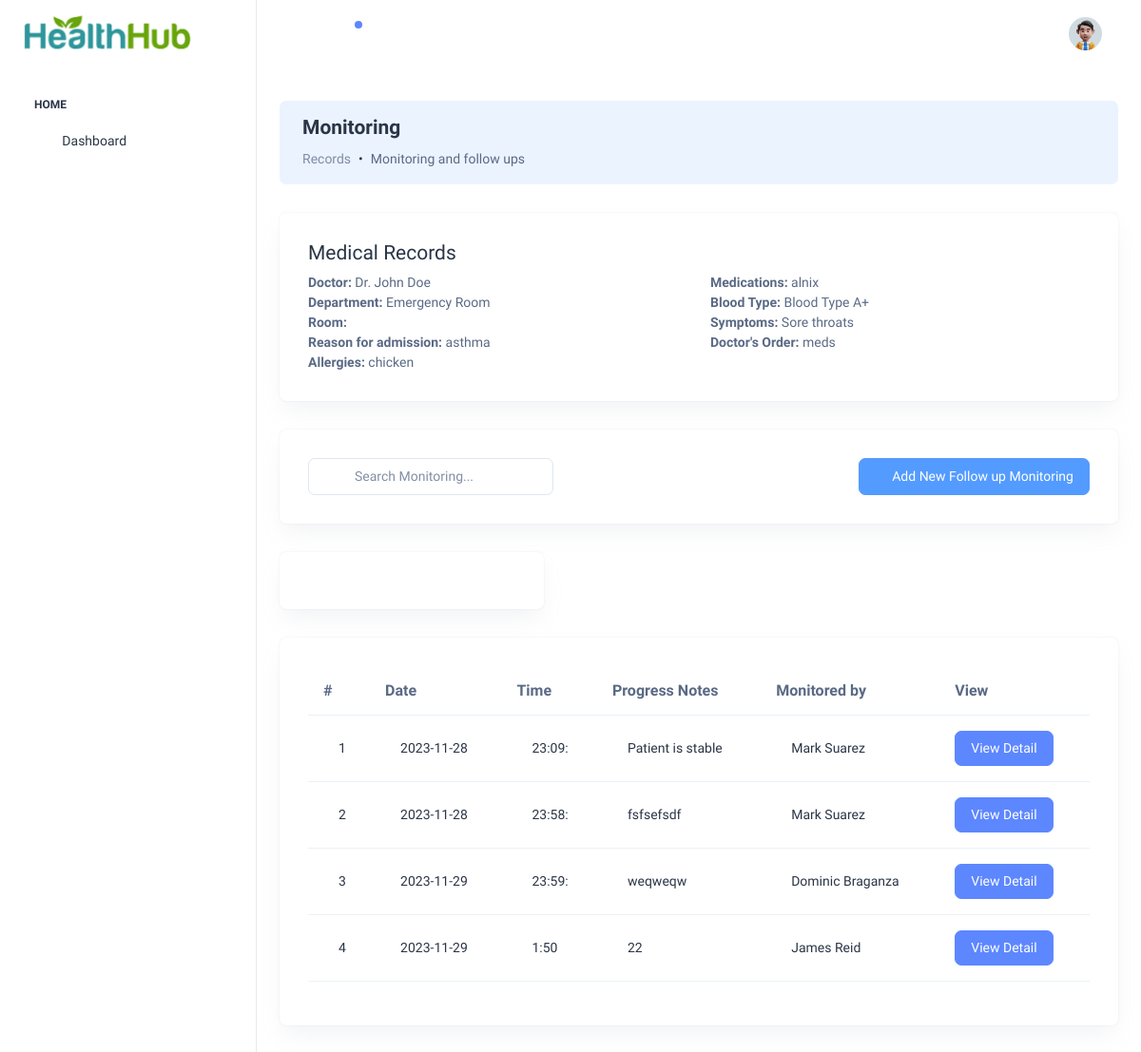
/pages/monitoring-list.php?mrId=5, run on the app's committed database.
### tables this page shows
CREATE TABLE `account` (
  `Id` tinyint(11) NOT NULL AUTO_INCREMENT,
  `username` varchar(100) NOT NULL DEFAULT '',
  `password` varchar(100) NOT NULL,
  `firstName` varchar(150) DEFAULT NULL,
  `lastName` varchar(150) DEFAULT NULL,
  `status` varchar(255) DEFAULT 'Inactive',
  `role` varchar(20) DEFAULT 'Customer',
  `dateAdded` date DEFAULT NULL,
  `drSpecialtyId` int(11) DEFAULT NULL,
  `nHeadNurseId` int(11) DEFAULT NULL,
  `departmentId` int(11) DEFAULT NULL,
  `shiftStart` time DEFAULT NULL,
  `shiftEnd` time DEFAULT NULL,
  PRIMARY KEY (`Id`)
);

CREATE TABLE `department` (
  `Id` int(11) NOT NULL AUTO_INCREMENT,
  `name` varchar(255) DEFAULT NULL,
  PRIMARY KEY (`Id`)
);

CREATE TABLE `medical_record` (
  `Id` int(11) NOT NULL AUTO_INCREMENT,
  `patientId` int(11) DEFAULT NULL,
  `doctorId` int(11) DEFAULT NULL,
  `reasonForAdmission` varchar(255) DEFAULT NULL,
  `allergies` varchar(255) DEFAULT NULL,
  `medications` varchar(255) DEFAULT NULL,
  `bloodType` varchar(255) DEFAULT NULL,
  `symptomId` int(11) DEFAULT NULL,
  `doctorsOrders` text,
  `dateAdded` date DEFAULT NULL,
  `status` varchar(255) DEFAULT 'Admitted',
  `room` varchar(255) DEFAULT NULL,
  `departmentId` int(11) DEFAULT NULL,
  `nurseId` int(11) DEFAULT NULL,
  PRIMARY KEY (`Id`)
);

CREATE TABLE `symptom` (
  `Id` int(11) NOT NULL AUTO_INCREMENT,
  `name` varchar(255) DEFAULT NULL,
  PRIMARY KEY (`Id`)
);

CREATE TABLE `follow_up` (
  `Id` int(11) NOT NULL AUTO_INCREMENT,
  `mrId` int(11) DEFAULT NULL,
  `temperature` varchar(255) DEFAULT NULL,
  `bloodPressure` varchar(255) DEFAULT NULL,
  `respiratoryRate` varchar(255) DEFAULT NULL,
  `oxygen` varchar(255) DEFAULT NULL,
  `cardiacRate` varchar(255) DEFAULT NULL,
  `medications` varchar(255) DEFAULT NULL,
  `observations` varchar(255) DEFAULT NULL,
  `recommendations` text,
  `dateAdded` date DEFAULT NULL,
  `monitoredBy` int(11) DEFAULT NULL,
  `timeAdded` varchar(6) DEFAULT NULL,
  PRIMARY KEY (`Id`)
);

### config/Models.php (called while the page is built, shortened)
<?php
include "CRUD.php";
function account() {
	$crud = new CRUD;
	$crud->table = "account";
	return $crud;
}
function department() {
	$crud = new CRUD;
	$crud->table = "department";
	return $crud;
}
function symptom() {
	$crud = new CRUD;
	$crud->table = "symptom";
	return $crud;
}
function medical_record() {
	$crud = new CRUD;
	$crud->table = "medical_record";
	return $crud;
}
function follow_up() {
	$crud = new CRUD;
	$crud->table = "follow_up";
	return $crud;
}
?>

### config/CRUD.php (called while the page is built)
<?php class CRUD{var $table;var $obj=array();function arrayToQuery($query){$query_array=array();foreach($query as $key=>$key_value){if($key_value=="NOW()"){$query_array[]="$key=$key_value";}else{$query_array[]="$key='".htmlspecialchars($key_value,ENT_QUOTES)."'";}}return implode(', ',$query_array);}function list($query=""){$query=$query?"where ".$query:"";$db=Database::connect();$pdo=$db->prepare("select * from $this->table $query");$pdo->execute();$result=$pdo->fetchAll(PDO::FETCH_OBJ);Database::disconnect();return $result;}function count($query=""){$query=$query?"where ".$query:"";$db=Database::connect();$pdo=$db->prepare("select * from $this->table $query");$pdo->execute();Database::disconnect();return $pdo->rowCount();}function get($args){$db=Database::connect();$pdo=$db->prepare("select * from $this->table where $args");$pdo->execute();$result=$pdo->fetch(PDO::FETCH_OBJ);Database::disconnect();return $result;}function create(){$object=$this->arrayToQuery($this->obj);$db=Database::connect();$pdo=$db->prepare("insert into $this->table set $object");$pdo->execute();Database::disconnect();}function update($args){$object=$this->arrayToQuery($this->obj);$db=Database::connect();$pdo=$db->prepare("update $this->table set $object where $args");$pdo->execute();Database::disconnect();}function delete($args){$db=Database::connect();$pdo=$db->prepare("delete from $this->table where $args");$pdo->execute();Database::disconnect();}} ?>

### pages/monitoring-list.php (the view, shortened to what this page needs)
<?php
  $ROOT_DIR="../";
  include $ROOT_DIR . "templates/header.php";
  $mrId = $_GET["mrId"];
  $monitoring_list = follow_up()->list("mrId=$mrId");
  $mr = medical_record()->get("Id=$mrId");
  $doctor = account()->get("Id=$mr->doctorId");
  $symptom = symptom()->get("Id=$mr->symptomId");
  $dep = department()->get("Id=$doctor->departmentId");
?>
  <br>
      <div class="card bg-light-info shadow-none position-relative overflow-hidden">
        <div class="card-body px-4 py-3">
          <div class="row align-items-center">
            <div class="col-9">
              <h4 class="fw-semibold mb-8">Monitoring</h4>
              <nav aria-label="breadcrumb">
                <ol class="breadcrumb">
                  <li class="breadcrumb-item"><a class="text-muted " href="">Records</a></li>
                  <li class="breadcrumb-item" aria-current="page">Monitoring and follow ups</li>
                </ol>
              </nav>
            </div>
          </div>
        </div>
      </div>
      <div class="card">
        <div class="card-body">
            <h4>Medical Records</h4>
          <div class="row">
            <div class="col-6">
                <b>Doctor:</b> Dr. <?=$doctor->firstName?> <?=$doctor->lastName?> <br>
                <b>Department:</b> <?=$dep->name?> <br>
                <b>Room:</b> <?=$mr->room?> <br>
                <b>Reason for admission:</b> <?=$mr->reasonForAdmission?> <br>
                <b>Allergies:</b> <?=$mr->allergies?> <br>
            </div>
            <div class="col-6">
              <b>Medications:</b> <?=$mr->medications?> <br>
              <b>Blood Type:</b> <?=$mr->bloodType?> <br>
              <b>Symptoms:</b> <?=$symptom->name?> <br>
              <b>Doctor's Order:</b> <?=$mr->doctorsOrders?> <br>
            </div>
          </div>
        </div>
      </div>
      <div class="widget-content searchable-container list">
        <div class="card card-body">
          <div class="row">
            <div class="col-md-4 col-xl-3">
              <form class="position-relative">
                <input type="text" class="form-control product-search ps-5" id="input-search" placeholder="Search Monitoring..." />
                <i class="ti ti-search position-absolute top-50 start-0 translate-middle-y fs-6 text-dark ms-3"></i>
              </form>
            </div>
            <div class="col-md-8 col-xl-9 text-end d-flex justify-content-md-end justify-content-center mt-3 mt-md-0">
              <a href="monitoring-form.php?mrId=<?=$mrId;?>" class="btn btn-info d-flex align-items-center">
                <i class="ti ti-users text-white me-1 fs-5"></i> Add New Follow up Monitoring
              </a>
            </div>
          </div>
        </div>
<div class="row">
  <div class="col-4">
    <div class="card">
      <div class="card-body">
      </div>
    </div>
  </div>
</div>
        <div class="card card-body">
          <div class="table-responsive">
            <table class="table search-table align-middle text-nowrap">
              <thead class="header-item">
                <th>#</th>
                <th>Date</th>
                <th>Time</th>
                <th>Progress Notes</th>
                <th>Monitored by</th>
                <th>View</th>
              </thead>
              <tbody>
                <?php
                $count = 0;
                foreach ($monitoring_list as $row):
                  $mon = account()->get("Id=$row->monitoredBy");
                  $count += 1;
                   ?>
                <tr class="search-items">
                  <td>
                    <div class="d-flex align-items-center">
                      <div class="ms-3">
                        <div class="user-meta-info">
                          <h6 class="user-name mb-0"
                          ><?=$count;?></h6>
                        </div>
                      </div>
                    </div>
                  </td>
                    <td>
                      <div class="d-flex align-items-center">
                        <div class="ms-3">
                          <div class="user-meta-info">
                            <h6 class="user-name mb-0"
                            ><?=$row->dateAdded;?></h6>
                          </div>
                        </div>
                      </div>
                    </td>
                      <td>
                        <div class="d-flex align-items-center">
                          <div class="ms-3">
                            <div class="user-meta-info">
                              <h6 class="user-name mb-0"
                              ><?=$row->timeAdded;?></h6>
                            </div>
                          </div>
                        </div>
                      </td>
                          <td>
                            <div class="d-flex align-items-center">
                              <div class="ms-3">
                                <div class="user-meta-info">
                                  <h6 class="user-name mb-0"
                                  ><?=$row->observations;?></h6>
                                </div>
                              </div>
                            </div>
                          </td>
                                <td>
                                  <div class="d-flex align-items-center">
                                    <div class="ms-3">
                                      <div class="user-meta-info">
                                        <h6 class="user-name mb-0"
                                        ><?=$mon->firstName;?> <?=$mon->lastName;?></h6>
                                      </div>
                                    </div>
                                  </div>
                                </td>
                              <td>
                                <a href="monitoring-detail.php?Id=<?=$row->Id?>" class="btn btn-primary">View Detail</a>
                              </td>
                </tr>
              <?php endforeach; ?>
              </tbody>
            </table>
          </div>
        </div>
      </div>
      <?php include $ROOT_DIR . "templates/footer.php"; ?>

### data on the page
account: firstName "John", lastName "Doe"
department: name "Emergency Room"
medical_record: reasonForAdmission "asthma", allergies "chicken", medications "alnix", bloodType "Blood Type A+", doctorsOrders "meds"
symptom: name "Sore throats"
follow_up: dateAdded "2023-11-28", timeAdded "23:09:", observations "Patient is stable", account.firstName "Mark", account.lastName "Suarez"
follow_up: dateAdded "2023-11-28", timeAdded "23:58:", observations "fsfsefsdf", account.firstName "Mark", account.lastName "Suarez"
follow_up: dateAdded "2023-11-29", timeAdded "23:59:", observations "weqweqw", account.firstName "Dominic", account.lastName "Braganza"
follow_up: dateAdded "2023-11-29", timeAdded "1:50", observations "22", account.firstName "James", account.lastName "Reid"
